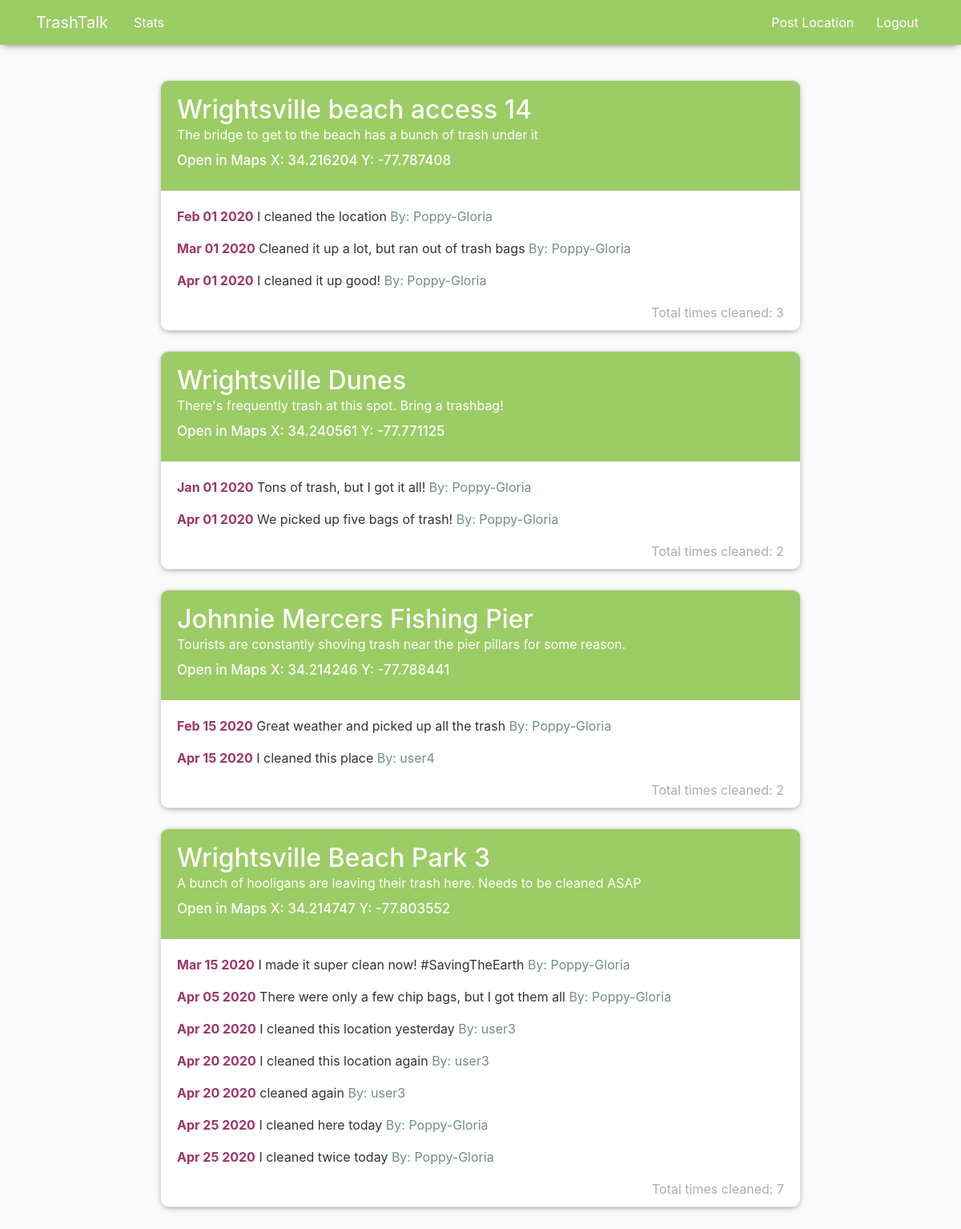
/ (signed in), run on the app's committed database.
### blog/models.py (models this page shows, shortened)
class Location(models.Model):
    l_id = models.UUIDField(primary_key=True, default=uuid.uuid4, editable=False)
    l_name = models.CharField(max_length = 100)
    x_cord = models.FloatField()
    y_cord = models.FloatField()
    description = models.TextField()
    times_cleaned = models.IntegerField()

class Cleaned(models.Model):
    l_id = models.ForeignKey(Location, on_delete = models.CASCADE)
    u_id = models.ForeignKey(User, on_delete = models.CASCADE)
    date_cleaned = models.DateTimeField(default = timezone.now)
    description = models.TextField()

### blog/views.py (the view)
# urls.py: path('', views.home, name='blog-home'),
def home(request):
    context = {
        'locations': Location.objects.all(),
        'cleaned': Cleaned.objects.all()
    }
    return render(request, 'blog/home.html', context)

### blog/templates/blog/home.html
{% extends "blog/base.html" %}
{% block content %}
    {% for loc in locations %}
        <article class="media content-section">
          <div class="media-body">
            <div class="title-blue">
            <h2><a href="{% url 'post-detail' loc.l_id %}">{{ loc.l_name }}</a></h2>
            <p class="article-content less-padding">{{loc.description}}</p>
            <a class="mr-2 clr" target="_blank" href="https://www.google.com/maps/place/{{loc.x_cord}},{{loc.y_cord}}">Open in Maps X: {{loc.x_cord}} Y: {{loc.y_cord}}</a>
            </div>
            {% for clean in cleaned %}
            {% ifequal clean.l_id.l_id loc.l_id %}
            <p><span class = "cdate">{{clean.date_cleaned|date:"M d Y"}}</span> {{clean.description}} <span class="fadegreen">By: {{clean.u_id.username}}</span></p>
            {% endifequal %}
            {% endfor %}
            <p class = "lowercount">Total times cleaned: {{loc.times_cleaned}}</p>
          </div>
        </article>
    {% endfor %}
{% endblock content %}

### blog/static/blog/main.css (style rules this page uses)
body { background: #fafafa; color: #333333; margin-top: 5rem; margin-bottom: 100px; }
a { color:white !important; }
body main .cdate { color: #9c3766; font-weight: 700; }
.title-blue { background: #9CCC65; margin-left: -20px; margin-right: -20px; padding-left: 20px; padding-right: 20px; margin-top: -12px; padding-top: 19px; padding-bottom: 24px; color: white !important; margin-bottom: 20px; }
.lowercount { color: #adadad; text-align: right; margin-bottom: 0px; }
.fadegreen { color: #729084; }
.title-blue h2 { color: white; margin-bottom: 0px; }
body article { box-shadow: 0 2px 8px -4px rgba(0, 0, 0, 0.7); border-radius: 10px !important; overflow: hidden; margin-bottom: 25px !important; }
.less-padding { margin-bottom: 8px; }
.clr { color: #507080; font-weight: 500; font-size: 17px; }
h1, h2, h3, h4, h5, h6 { color: #444444; }
.content-section { background: #ffffff; padding: 10px 20px; border: 1px solid #dddddd; border-radius: 3px; margin-bottom: 20px; }
.article-content { white-space: pre-line; }

### data on the page
Location: l_name "Wrightsville beach access 14", description "The bridge to get to the beach has a bunch of trash under it", x_cord "34.216204", y_cord "-77.787408", times_cleaned "3"
Cleaned: date_cleaned "Feb 01 2020", description "I cleaned the location", u_id.username "Poppy-Gloria"
Cleaned: date_cleaned "Mar 01 2020", description "Cleaned it up a lot, but ran out of trash bags", u_id.username "Poppy-Gloria"
Cleaned: date_cleaned "Apr 01 2020", description "I cleaned it up good!", u_id.username "Poppy-Gloria"
Location: l_name "Wrightsville Dunes", description "There's frequently trash at this spot. Bring a trashbag!", x_cord "34.240561", y_cord "-77.771125", times_cleaned "2"
Cleaned: date_cleaned "Jan 01 2020", description "Tons of trash, but I got it all!", u_id.username "Poppy-Gloria"
Cleaned: date_cleaned "Apr 01 2020", description "We picked up five bags of trash!", u_id.username "Poppy-Gloria"
Location: l_name "Johnnie Mercers Fishing Pier", description "Tourists are constantly shoving trash near the pier pillars for some reason.", x_cord "34.214246", y_cord "-77.788441", times_cleaned "2"
Cleaned: date_cleaned "Feb 15 2020", description "Great weather and picked up all the trash", u_id.username "Poppy-Gloria"
Cleaned: date_cleaned "Apr 15 2020", description "I cleaned this place", u_id.username "user4"
Location: l_name "Wrightsville Beach Park 3", description "A bunch of hooligans are leaving their trash here. Needs to be cleaned ASAP", x_cord "34.214747", y_cord "-77.803552", times_cleaned "7"
Cleaned: date_cleaned "Mar 15 2020", description "I made it super clean now! #SavingTheEarth", u_id.username "Poppy-Gloria"
Cleaned: date_cleaned "Apr 05 2020", description "There were only a few chip bags, but I got them all", u_id.username "Poppy-Gloria"
Cleaned: date_cleaned "Apr 20 2020", description "I cleaned this location yesterday", u_id.username "user3"
Cleaned: date_cleaned "Apr 20 2020", description "I cleaned this location again", u_id.username "user3"
Cleaned: date_cleaned "Apr 20 2020", description "cleaned again", u_id.username "user3"
Cleaned: date_cleaned "Apr 25 2020", description "I cleaned here today", u_id.username "Poppy-Gloria"
Cleaned: date_cleaned "Apr 25 2020", description "I cleaned twice today", u_id.username "Poppy-Gloria"
